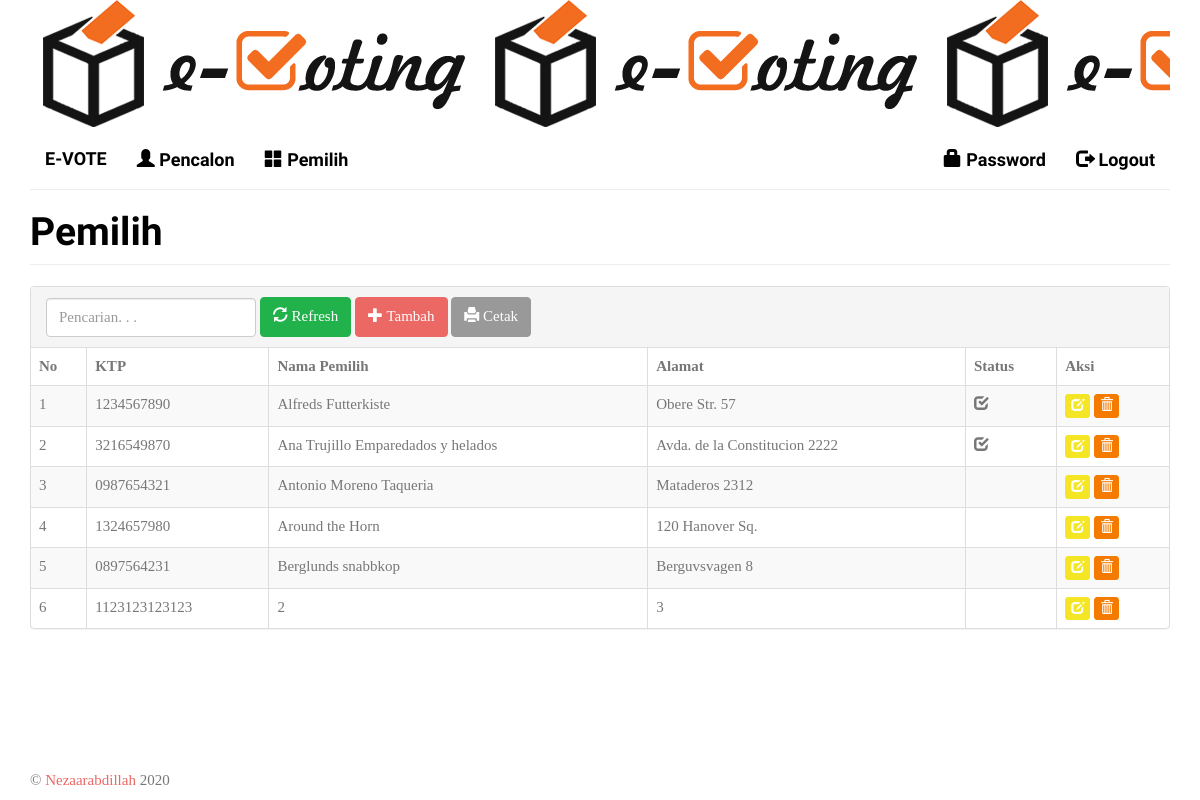
The app's page /index.php?m=pemilih (signed in) with its own data.
### tables this page shows
CREATE TABLE IF NOT EXISTS `tb_pilih` (
  `ID` int(11) NOT NULL AUTO_INCREMENT,
  `id_pencalon` int(16) NOT NULL,
  `id_pemilih` int(16) NOT NULL,
  `tanda_terima` varchar(10) NOT NULL,
  PRIMARY KEY (`ID`)
);

CREATE TABLE IF NOT EXISTS `tb_pemilih` (
  `id_pemilih` int(11) NOT NULL AUTO_INCREMENT,
  `ktp` varchar(16) NOT NULL,
  `nama_pemilih` varchar(64) NOT NULL,
  `alamat` varchar(255) NOT NULL,
  `pass` varchar(16) NOT NULL,
  PRIMARY KEY (`id_pemilih`)
);

### functions.php (called while the page is built, shortened)
<?php
include'config.php';
include'includes/ez_sql_core.php';
include'includes/ez_sql_mysqli.php';
$db = new ezSQL_mysqli($config['username'], $config['password'], $config['database_name'], $config['server']);
$mod = $_GET['m'];
function esc_field($str){
    if (!get_magic_quotes_gpc())
        return addslashes($str);
    else
        return $str;
}

### config.php (called while the page is built)
<?php
$config["server"]='localhost';
$config["username"]='root';
$config["password"]='';
$config["database_name"]='tugasakhir_evoting';

### includes/ez_sql_core.php (called while the page is built, shortened)
<?php
	class ezSQLcore
	{
		var $timers           = array();
		function get_host_port( $host, $default = false )
		{
			$port = $default;
			return array( $host, $port );
		}
		function flush()
		{
			$this->last_result = array();
		}
		function get_results($query=null, $output = OBJECT)
		{
			if ( $query )
			{
				$this->query($query);
			}
			if ( $output == OBJECT )
			{
				return $this->last_result;
			}
		}
		function timer_get_cur()
		{
			list($usec, $sec) = explode(" ",microtime());
			return ((float)$usec + (float)$sec);
		}
		function timer_start($timer_name)
		{
			$this->timers[$timer_name] = $this->timer_get_cur();
		}
		function timer_elapsed($timer_name)
		{
			return round($this->timer_get_cur() - $this->timers[$timer_name],2);
		}
	}

### includes/ez_sql_mysqli.php (called while the page is built, shortened)
<?php
	$ezsql_mysqli_str = array
	(
		1 => 'Require $dbuser and $dbpassword to connect to a database server',
		2 => 'Error establishing mySQLi database connection. Correct user/password? Correct hostname? Database server running?',
		3 => 'Require $dbname to select a database',
		4 => 'mySQLi database connection is not active',
		5 => 'Unexpected error while trying to select database'
	);
	class ezSQL_mysqli extends ezSQLcore
	{
		function ezSQL_mysqli($dbuser='', $dbpassword='', $dbname='', $dbhost='localhost', $encoding='')
		{
			$this->dbuser = $dbuser;
			$this->dbpassword = $dbpassword;
			$this->dbname = $dbname;
			$this->encoding = $encoding;
		}
		function connect($dbuser='', $dbpassword='', $dbhost='localhost', $dbport=false)
		{
			global $ezsql_mysqli_str; $return_val = false;
			if ( ! $dbuser )
			{
				$this->register_error($ezsql_mysqli_str[1].' in '.__FILE__.' on line '.__LINE__);
				$this->show_errors ? trigger_error($ezsql_mysqli_str[1],E_USER_WARNING) : null;
			}
			else
			{
				$this->dbh = new mysqli($dbhost,$dbuser,$dbpassword, '', $dbport);
				if( $this->dbh->connect_errno )
				{
					$this->register_error($ezsql_mysqli_str[2].' in '.__FILE__.' on line '.__LINE__);
					$this->show_errors ? trigger_error($ezsql_mysqli_str[2],E_USER_WARNING) : null;
				}
				else
				{
					$return_val = true;
				}
			}
			return $return_val;
		}
		function select($dbname='', $encoding='')
		{
			global $ezsql_mysqli_str; $return_val = false;
			if ( ! $dbname )
			{
				$this->register_error($ezsql_mysqli_str[3].' in '.__FILE__.' on line '.__LINE__);
				$this->show_errors ? trigger_error($ezsql_mysqli_str[3],E_USER_WARNING) : null;
			}
			else if ( ! $this->dbh )
			{
				$this->register_error($ezsql_mysqli_str[4].' in '.__FILE__.' on line '.__LINE__);
				$this->show_errors ? trigger_error($ezsql_mysqli_str[4],E_USER_WARNING) : null;
			}
			else if ( !@$this->dbh->select_db($dbname) )
			{
				if ( !$str = @$this->dbh->error)
					  $str = $ezsql_mysqli_str[5];
				$this->register_error($str.' in '.__FILE__.' on line '.__LINE__);
				$this->show_errors ? trigger_error($str,E_USER_WARNING) : null;
			}
			else
			{
				$return_val = true;
			}
			return $return_val;
		}
		function query($query)
		{
			$return_val = 0;
			$query = trim($query);
			$this->result = @$this->dbh->query($query);
			if ( preg_match("/^(insert|delete|update|replace|truncate|drop|create|alter|begin|commit|rollback|set|lock|unlock|call)/i",$query) )
			{
				$is_insert = true;
				$this->rows_affected = @$this->dbh->affected_rows;
				if ( preg_match("/^(insert|replace)\s+/i",$query) )
				{
					$this->insert_id = @$this->dbh->insert_id;
				}
				$return_val = $this->rows_affected;
			}
			else
			{
				$is_insert = false;
				$i=0;
				$num_rows=0;
				while ( $row = @$this->result->fetch_object() )
				{
					$num_rows++;
				}
				$this->num_rows = $num_rows;
				$return_val = $this->num_rows;
			}
			return $return_val;
		}
	}

### pemilih.php (the view, shortened to what this page needs)
<div class="page-header">
    <h1>Pemilih</h1>
</div>
<div class="panel panel-default">
    <div class="panel-heading">
        <form class="form-inline">
            <div class="form-group">
                <input class="form-control" type="text" placeholder="Pencarian. . ." name="q" value="<?=$_GET['q']?>" autocomplete="off"/>
            </div>
            <div class="form-group">
                <button class="btn btn-success"><span class="glyphicon glyphicon-refresh"></span> Refresh</a>
            </div>
            <div class="form-group  <?=($_SESSION['akses']=='admin') ? '' : 'hidden'?>">
                <a class="btn btn-primary" href="?m=pemilih_tambah"><span class="glyphicon glyphicon-plus"></span> Tambah</a>
            </div>
            <div class="form-group">
                <a class="btn btn-default" href="cetak.php?m=pemilih&a=<?=$_GET[q]?>" target="_blank"><span class="glyphicon glyphicon-print"></span> Cetak</a>
            </div>
        </form>
    </div>
    <table class="table table-bordered table-hover table-striped">
    <thead>
        <tr>
            <th>No</th>
            <th>KTP</th>
            <th>Nama Pemilih</th>
            <th>Alamat</th>
            <th>Status</th>
            <th class=" <?=($_SESSION['akses']=='admin') ? '' : 'hidden'?>">Aksi</th>
        </tr>
    </thead>
    <?php
    $q = esc_field($_GET['q']);
    $rows = $db->get_results("SELECT m.*, p.ID AS pilih FROM tb_pemilih m LEFT JOIN tb_pilih p ON p.id_pemilih=m.id_pemilih WHERE nama_pemilih LIKE '%$q%' ORDER BY m.id_pemilih");
    $no=0;
    foreach($rows as $row):?>
    <tr>
        <td><?=++$no ?></td>
        <td><?=$row->ktp?></td>
        <td><?=$row->nama_pemilih?></td>
        <td><?=$row->alamat?></td>
        <td><?=($row->pilih) ? '<span class="glyphicon glyphicon-check"></span>' : ''?></td>
        <td class=" <?=($_SESSION['akses']=='admin') ? '' : 'hidden'?>">
            <a class="btn btn-xs btn-warning" href="?m=pemilih_ubah&ID=<?=$row->id_pemilih?>"><span class="glyphicon glyphicon-edit"></span></a>
            <a class="btn btn-xs btn-danger" href="aksi.php?act=pemilih_hapus&ID=<?=$row->id_pemilih?>" onclick="return confirm('Hapus data?')"><span class="glyphicon glyphicon-trash"></span></a>
        </td>
    </tr>
    <?php endforeach;
    ?>
    </table>
</div>

### index.php (shortened to what this page needs)
<?php
    include'functions.php';
?>
<!DOCTYPE html>
<html lang="id">
  <head>
    <link href="assets/css/journal-bootstrap.min.css" rel="stylesheet"/>
    <link href="assets/css/general.css" rel="stylesheet"/>
  </head>
<body>
    <div class="container">
        <header style="background: url(depan3.png); height: 128px;">
        </header>
        <nav class="navbar navbar-default navbar-static-top">
        <div class="container-fluid" >
            <div class="navbar-header">
              <a class="navbar-brand" href="?">E-Vote</a>
            </div>
            <div id="navbar" class="navbar-collapse collapse">
              <ul class="nav navbar-nav">
              <?php if($_SESSION['level']=='admin'):?>
                <li><a href="?m=pencalon"><span class="glyphicon glyphicon-user"></span> Pencalon</a></li>
                <li><a href="?m=pemilih"><span class="glyphicon glyphicon-th-large"></span> Pemilih</a></li>
              <?php endif ?>
              </ul>
              <ul class="nav navbar-nav navbar-right">
              <?php if($_SESSION['login']):?>
                <li><a href="?m=password"><span class="glyphicon glyphicon-lock"></span> Password</a></li>
                <li><a href="aksi.php?act=logout"><span class="glyphicon glyphicon-log-out"></span> Logout</a></li>
              <?php endif ?>
              </ul>
            </div>
        </div>
        </nav>
        <div class="">
            <?php
                if(file_exists($mod.'.php')){
                    if($mod=='tanda_terima' && $_SESSION['level']!='pemilih'){
                        redirect_js('?m=login_pemilih');
                    } else {
                        include $mod.'.php';
                    }
                }else
                    include 'pilkada.php';
            ?>
        </div>
    </div>
    <footer class="footer">
      <div class="container">
        <p>&copy;  <a href="https://www.instagram.com/nezaarabdillah/" target="_blank"> Nezaarabdillah </a> <?=date('Y')?> <em class="pull-right">  </em> </p>
      </div>
    </footer>
    </body>
</html>

### assets/css/general.css (style rules this page uses)
html { position: relative; min-height: 100%; }
body { margin-bottom: 70px; }
.footer { position: absolute; bottom: 0; width: 100%; height: 40px; }
.footer p { margin: 10px 0; }
.page-header { margin-top: 0; padding-bottom: 0; }
.page-header h1 { margin-top: 0; }

### records on screen
tb_pilih: id_pemilih.ktp "1234567890", id_pemilih.nama_pemilih "Alfreds Futterkiste", id_pemilih.alamat "Obere Str. 57"
tb_pilih: id_pemilih.ktp "3216549870", id_pemilih.nama_pemilih "Ana Trujillo Emparedados y helados", id_pemilih.alamat "Avda. de la Constitucion 2222"
tb_pemilih: ktp "0987654321", nama_pemilih "Antonio Moreno Taqueria", alamat "Mataderos 2312"
tb_pemilih: ktp "1324657980", nama_pemilih "Around the Horn", alamat "120 Hanover Sq."
tb_pemilih: ktp "0897564231", nama_pemilih "Berglunds snabbkop", alamat "Berguvsvagen 8"
tb_pemilih: ktp "1123123123123", nama_pemilih "2", alamat "3"
